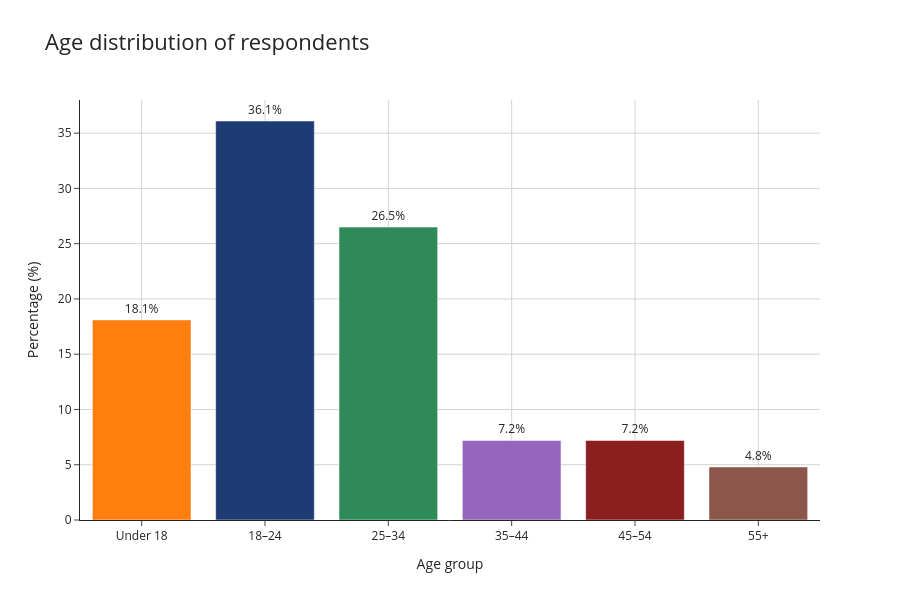

This figure's notebook cell:
### Code cell
#visualisation for age distribution: 

#first ensuring that the age groups follow logical order for better interpretation:
order = ["Under 18", "18–24", "25–34", "35–44", "45–54", "55+"]
age_percent = age_percent.reindex(order)

#creating bar chart to visualise age distribution of respondents:
fig = px.bar(x=age_percent.index, y=age_percent.values, title="Age distribution of respondents",
             text=age_percent.values, color=age_percent.index,
             color_discrete_sequence=["#ff7f0e", "#1f3b73", "#2e8b57", "#9467bd", "#8b1e1e", "#8c564b"])

#adding percentage labels above bars for clarity:
fig.update_traces(texttemplate="%{text:.1f}%", textposition="outside")

#applying a consistent style for all visuals:
fig.update_layout(template="simple_white", width=900, height=600, title_font_size=22,
                  xaxis=dict(title="Age group", showgrid=True, gridcolor="lightgrey"),
                  yaxis=dict(title="Percentage (%)", showgrid=True, gridcolor="lightgrey", dtick=5),
                  showlegend=False)

fig.show()

### Figure 1 — Plotly figure (JSON) as saved in the notebook; plotly's stock layout.template omitted (floating-point values rounded to 4 significant figures)
{"data": [{"hovertemplate": "color=Under 18<br>x=%{x}<br>y=%{y}<br>text=%{text}<extra></extra>", "legendgroup": "Under 18", "marker": {"color": "#ff7f0e", "pattern": {"shape": ""}}, "name": "Under 18", "orientation": "v", "showlegend": true, "text": [18.1], "textposition": "outside", "texttemplate": "%{text:.1f}%", "type": "bar", "x": ["Under 18"], "xaxis": "x", "y": [18.1], "yaxis": "y"}, {"hovertemplate": "color=18–24<br>x=%{x}<br>y=%{y}<br>text=%{text}<extra></extra>", "legendgroup": "18–24", "marker": {"color": "#1f3b73", "pattern": {"shape": ""}}, "name": "18–24", "orientation": "v", "showlegend": true, "text": [36.1], "textposition": "outside", "texttemplate": "%{text:.1f}%", "type": "bar", "x": ["18–24"], "xaxis": "x", "y": [36.1], "yaxis": "y"}, {"hovertemplate": "color=25–34<br>x=%{x}<br>y=%{y}<br>text=%{text}<extra></extra>", "legendgroup": "25–34", "marker": {"color": "#2e8b57", "pattern": {"shape": ""}}, "name": "25–34", "orientation": "v", "showlegend": true, "text": [26.5], "textposition": "outside", "texttemplate": "%{text:.1f}%", "type": "bar", "x": ["25–34"], "xaxis": "x", "y": [26.5], "yaxis": "y"}, {"hovertemplate": "color=35–44<br>x=%{x}<br>y=%{y}<br>text=%{text}<extra></extra>", "legendgroup": "35–44", "marker": {"color": "#9467bd", "pattern": {"shape": ""}}, "name": "35–44", "orientation": "v", "showlegend": true, "text": [7.2], "textposition": "outside", "texttemplate": "%{text:.1f}%", "type": "bar", "x": ["35–44"], "xaxis": "x", "y": [7.2], "yaxis": "y"}, {"hovertemplate": "color=45–54<br>x=%{x}<br>y=%{y}<br>text=%{text}<extra></extra>", "legendgroup": "45–54", "marker": {"color": "#8b1e1e", "pattern": {"shape": ""}}, "name": "45–54", "orientation": "v", "showlegend": true, "text": [7.2], "textposition": "outside", "texttemplate": "%{text:.1f}%", "type": "bar", "x": ["45–54"], "xaxis": "x", "y": [7.2], "yaxis": "y"}, {"hovertemplate": "color=55+<br>x=%{x}<br>y=%{y}<br>text=%{text}<extra></extra>", "legendgroup": "55+", "marker": {"color": "#8c564b", "pattern": {"shape": ""}}, "name": "55+", "orientation": "v", "showlegend": true, "text": [4.8], "textposition": "outside", "texttemplate": "%{text:.1f}%", "type": "bar", "x": ["55+"], "xaxis": "x", "y": [4.8], "yaxis": "y"}], "layout": {"barmode": "relative", "height": 600, "legend": {"title": {"text": "color"}, "tracegroupgap": 0}, "showlegend": false, "title": {"font": {"size": 22}, "text": "Age distribution of respondents"}, "width": 900, "xaxis": {"anchor": "y", "domain": [0, 1], "gridcolor": "lightgrey", "showgrid": true, "title": {"text": "Age group"}}, "yaxis": {"anchor": "x", "domain": [0, 1], "dtick": 5, "gridcolor": "lightgrey", "showgrid": true, "title": {"text": "Percentage (%)"}}}}
